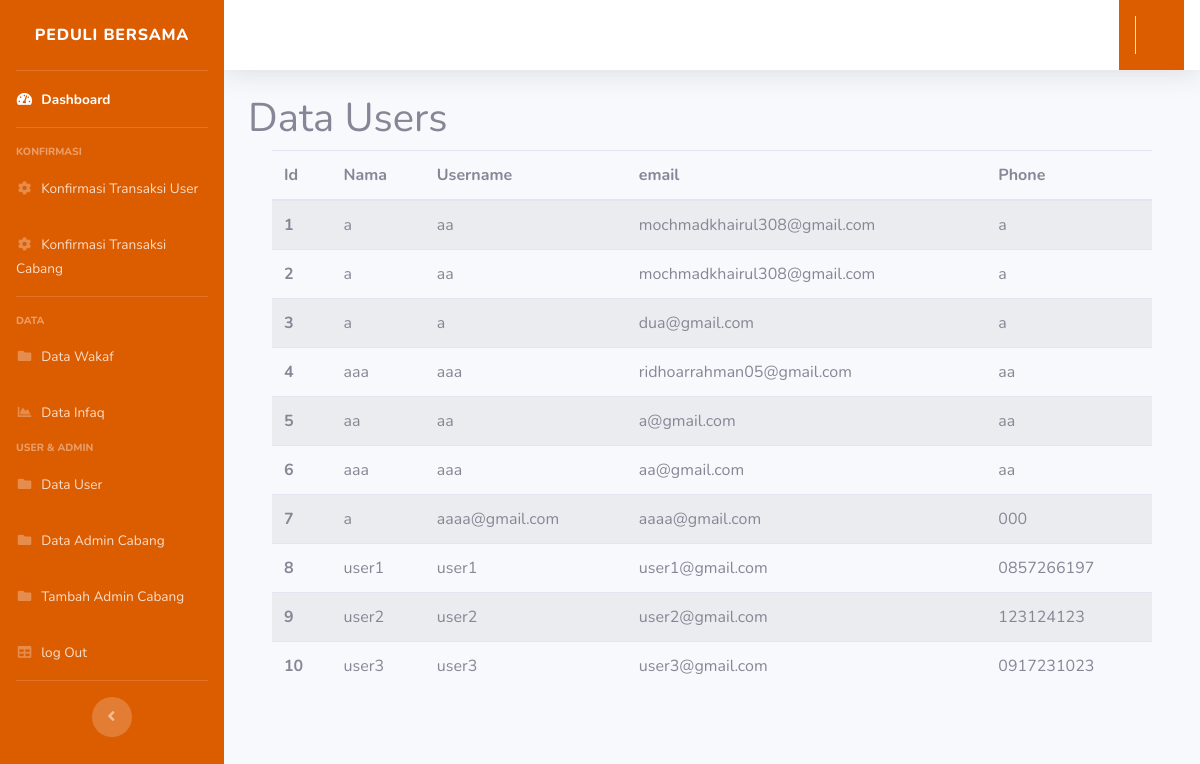
Screenshot of /index.php/admin/data_user with the database file from the repository.
### tables this page shows
CREATE TABLE `user` (
  `id` int(11) NOT NULL,
  `name` varchar(128) NOT NULL,
  `username` varchar(128) NOT NULL,
  `email` varchar(128) NOT NULL,
  `phone` varchar(255) NOT NULL,
  `password` varchar(255) NOT NULL,
  `is_active` int(1) NOT NULL
);

### application/controllers/Admin.php (called while the page is built, shortened)
<?php
class Admin extends CI_Controller {
	public function data_user(){
		$data['user'] = $this->db->get_where('admin_pusat',['username'=>$this->session->userdata('username')])->row_array();
		$data['dataUser']=$this->db->get('user')->result_array();
		$this->load->view('layout/admin_dashboard/header',$data);
        $this->load->view('layout/admin_dashboard/sidebar');
        $this->load->view('layout/admin_dashboard/navbar',$data);
        $this->load->view('admin_data_user', $data);
		$this->load->view('layout/admin_dashboard/footer');
	}
}

### index.php (called while the page is built, shortened)
<?php
require_once BASEPATH.'core/CodeIgniter.php';

### application/views/admin_data_user.php (the view)
    <div class="container-fluid">
                    <h1>Data Users</h1>
    <div class="container-fluid">
    <div class="content transaction_draft">
          <table class="table table-striped ms-auto me-auto">
            <thead>
              <tr>
                <th scope="col">Id</th>
                <th scope="col">Nama</th>
                <th scope="col">Username</th>
                <th scope="col">email</th>
                <th scope="col">Phone</th>
              </tr>
            </thead>
            <tbody>
            <?php foreach($dataUser as $du){ ?>
              <tr>
                <th scope="row"><?= $du['id'] ?></th>
                <td><?= $du['name']; ?></td>
                <td><?= $du['username']; ?></td>
                <td><?= $du['email']; ?></td>
                <td><?= $du['phone']; ?></td>
            </tr>
              <?php } ?>
            </tbody>
          </table>
    </div>
    </div>
    </div>
</div>

### rows the page displays
user: id "1", name "a", username "aa", email "mochmadkhairul308@gmail.com", phone "a"
user: id "2", name "a", username "aa", email "mochmadkhairul308@gmail.com", phone "a"
user: id "3", name "a", username "a", email "dua@gmail.com", phone "a"
user: id "4", name "aaa", username "aaa", email "ridhoarrahman05@gmail.com", phone "aa"
user: id "5", name "aa", username "aa", email "a@gmail.com", phone "aa"
user: id "6", name "aaa", username "aaa", email "aa@gmail.com", phone "aa"
user: id "7", name "a", username "aaaa@gmail.com", email "aaaa@gmail.com", phone "000"
user: id "8", name "user1", username "user1", email "user1@gmail.com", phone "0857266197"
user: id "9", name "user2", username "user2", email "user2@gmail.com", phone "123124123"
user: id "10", name "user3", username "user3", email "user3@gmail.com", phone "0917231023"
